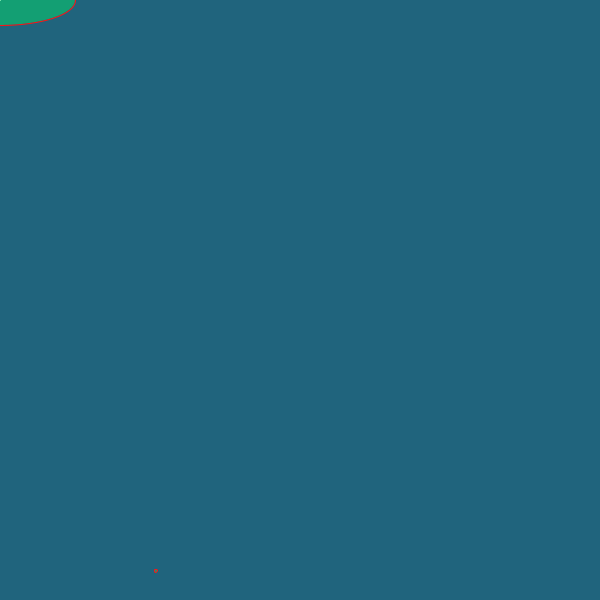
Frame 1 (no input)
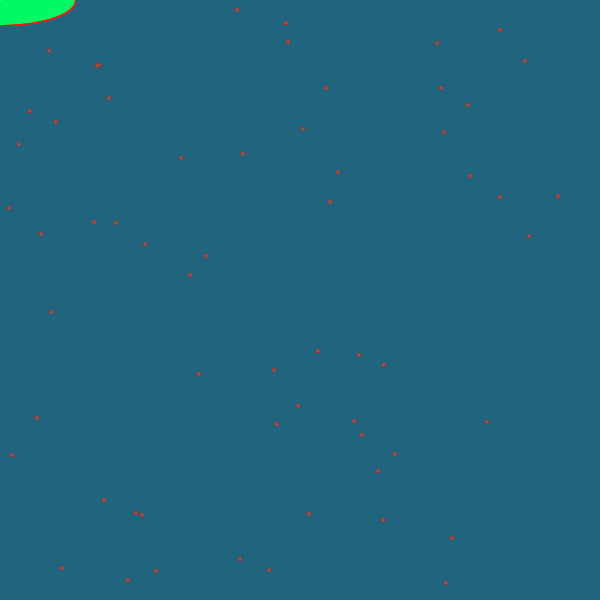
Frame 60 (the mouse pressed at the canvas centre just before this capture)
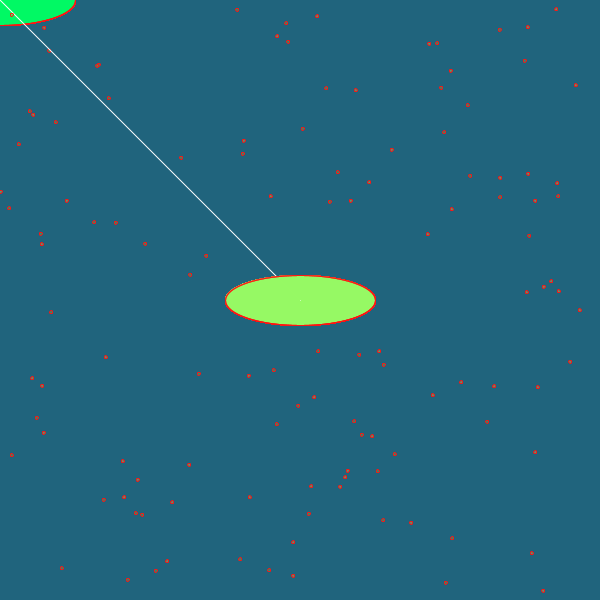
Frame 120 (the mouse held since frame 60 and released just before this capture)

The Processing sketch that drew these frames (run headless with seeded random() and noise(); from frame 60 on, the mouse is pressed at the canvas centre):

// Processing sketch: processing_135378
// ── processing_135378.pde

void setup() {
  background(random(50),100,125);
  size(600,600);
}
 
void draw() {
   
  stroke(255);
  fill(mouseX/2,250,100,100);
  line (mouseY, mouseX,pmouseX,pmouseY);
  stroke(380,20,18);
  ellipse(random (width), random(height),3,3);
  ellipse(mouseX,mouseY,150,50);
  
}
